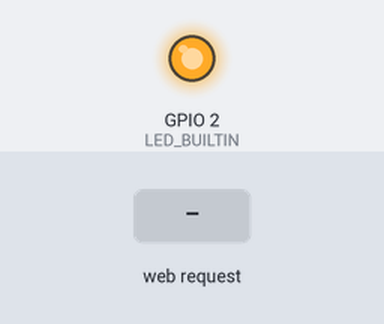
Simulated run of this sketch. Board: ESP8266 (NodeMCU). On the bench: output pins drawn as LEDs (lit = HIGH, except the on-board LED, lit = LOW). The test bench sets the inputs (shaded band). WiFi joins after 1.5 s; servers stay silent unless stated; what the sketch prints to the serial monitor is not drawn.

Above: at 2.7 s.
2.8 s: HTTP request GET /off received
At 3.8 s:
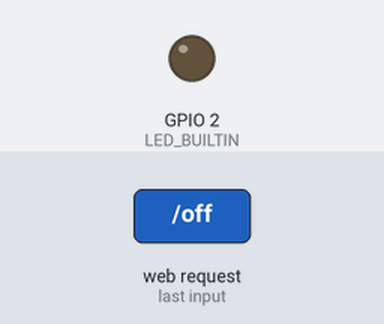
4.3 s: HTTP request GET /on received
At 4.9 s:
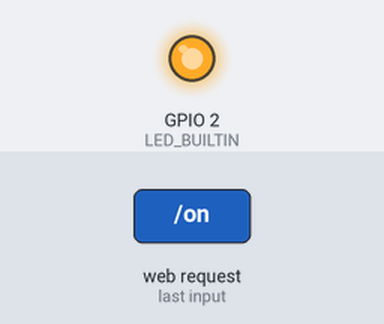
Timing chart, 0 to 7.3 s (numbered marks = the images above; inputs shaded):
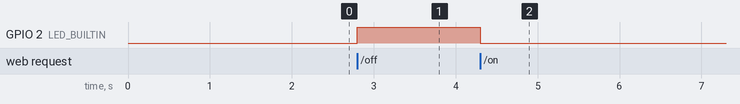

The sketch:

HelloServer_ESP8266.ino
```cpp
/* ESP8266 Simple Server and LED Control
 *
 * Virgool.io/@farhad3113
 * github.com/farhad3113
 *
 */

#include <ESP8266WiFi.h>
#include <ESP8266WebServer.h>

#ifndef STASSID
#define STASSID "SSID"      // Enter your SSID
#define STAPSK  "PASS"      // Enter your Password
#endif

const char* ssid = STASSID;
const char* password = STAPSK;

ESP8266WebServer server(80);    // Server Port

void handleNotFound() {
    String message = "File Not Found\n\n";
    message += "URI: ";
    message += server.uri();
    server.send(404, "text/plain", message);
}
void led_on(){
  digitalWrite(LED_BUILTIN, LOW);
  server.send(200, "text/plain", "LED is ON!");
}
void led_off(){
  digitalWrite(LED_BUILTIN, HIGH);
  server.send(200, "text/plain", "LED is OFF!");
}

void setup(void) {
  pinMode(LED_BUILTIN, OUTPUT);

  Serial.begin(115200);
  WiFi.mode(WIFI_STA);
  WiFi.begin(ssid, password);
  Serial.println("");

  // Wait for connection
  while (WiFi.status() != WL_CONNECTED) {
    delay(500);
    Serial.print(".");
  }
  Serial.println("");
  Serial.print("Connected to ");
  Serial.println(ssid);
  Serial.print("IP address: ");
  Serial.println(WiFi.localIP());

  server.on("/", []() {
    server.send(200, "text/plain", "Hello My Little Server");
  });
  server.on("/on", led_on);
  server.on("/off", led_off);
  server.onNotFound(handleNotFound);

  server.begin();
  Serial.println("HTTP server started");
}

void loop(void) {
  server.handleClient();
}
```

Measured:
- after the input at 2.8 s, GPIO 2 (LED_BUILTIN): LOW → HIGH at once
- after the input at 4.3 s, GPIO 2 (LED_BUILTIN): HIGH → LOW at once
